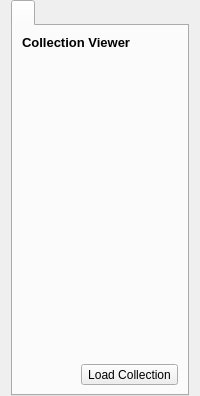
        <widget class="QWidget" name="plot_customization">
         <layout class="QVBoxLayout" name="verticalLayout_2">
          <property name="topMargin">
           <number>0</number>
          </property>
          <property name="bottomMargin">
           <number>0</number>
          </property>
          <item>
           <widget class="QTabWidget" name="tabWidget_3">
            <property name="currentIndex">
             <number>0</number>
            </property>
            <property name="iconSize">
             <size>
              <width>32</width>
              <height>32</height>
             </size>
            </property>
            <widget class="QWidget" name="tab_7">
             <attribute name="icon">
              <iconset>
               <normaloff>icons/earth_engine.svg</normaloff>icons/earth_engine.svg</iconset>
             </attribute>
             <attribute name="title">
              <string/>
             </attribute>
             <layout class="QVBoxLayout" name="verticalLayout_35">
              <item>
               <widget class="QLabel" name="label_10">
                <property name="font">
                 <font>
                  <pointsize>10</pointsize>
                  <weight>75</weight>
                  <bold>true</bold>
                 </font>
                </property>
                <property name="text">
                 <string>Collection Viewer</string>
                </property>
               </widget>
              </item>
              <item>
               <widget class="CodeEditWidget" name="mCode" native="true">
                <property name="enabled">
                 <bool>true</bool>
                </property>
                <property name="sizePolicy">
                 <sizepolicy hsizetype="Preferred" vsizetype="Preferred">
                  <horstretch>1</horstretch>
                  <verstretch>1</verstretch>
                 </sizepolicy>
                </property>
                <property name="minimumSize">
                 <size>
                  <width>0</width>
                  <height>300</height>
                 </size>
                </property>
               </widget>
              </item>
              <item>
               <layout class="QHBoxLayout" name="horizontalLayout_2">
                <property name="topMargin">
                 <number>0</number>
                </property>
                <item>
                 <spacer name="horizontalSpacer_3">
                  <property name="orientation">
                   <enum>Qt::Horizontal</enum>
                  </property>
                  <property name="sizeHint" stdset="0">
                   <size>
                    <width>40</width>
                    <height>20</height>
                   </size>
                  </property>
                 </spacer>
                </item>
                <item>
                 <widget class="QToolButton" name="mLoadCollection">
                  <property name="enabled">
                   <bool>true</bool>
                  </property>
                  <property name="sizePolicy">
                   <sizepolicy hsizetype="Preferred" vsizetype="Preferred">
                    <horstretch>0</horstretch>
                    <verstretch>0</verstretch>
                   </sizepolicy>
                  </property>
                  <property name="minimumSize">
                   <size>
                    <width>0</width>
                    <height>0</height>
                   </size>
                  </property>
                  <property name="contextMenuPolicy">
                   <enum>Qt::ActionsContextMenu</enum>
                  </property>
                  <property name="toolTip">
                   <string>Load Image Collection</string>
                  </property>
                  <property name="layoutDirection">
                   <enum>Qt::LeftToRight</enum>
                  </property>
                  <property name="text">
                   <string>Load Collection</string>
                  </property>
                  <property name="iconSize">
                   <size>
                    <width>16</width>
                    <height>16</height>
                   </size>
                  </property>
                  <property name="checkable">
                   <bool>false</bool>
                  </property>
                  <property name="checked">
                   <bool>false</bool>
                  </property>
                  <property name="toolButtonStyle">
                   <enum>Qt::ToolButtonTextBesideIcon</enum>
                  </property>
                  <property name="autoRaise">
                   <bool>false</bool>
                  </property>
                 </widget>
                </item>
               </layout>
              </item>
             </layout>
            </widget>
           </widget>
          </item>
         </layout>
        </widget>
